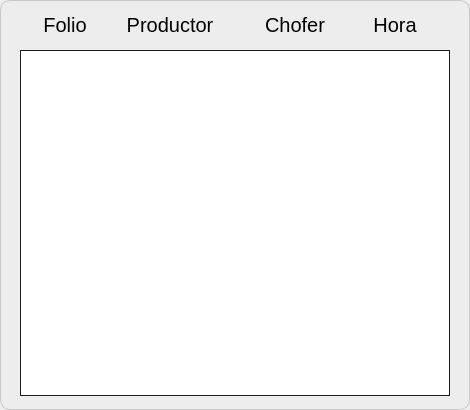
     <widget class="QFrame" name="frame_14">
      <property name="geometry">
       <rect>
        <x>610</x>
        <y>545</y>
        <width>470</width>
        <height>410</height>
       </rect>
      </property>
      <property name="styleSheet">
       <string notr="true">font: 20pt &quot;Bahnschrift&quot;;
border-width:1px;
border-color:rgb(200, 200, 200);
background:rgb(237, 237, 237);
border-style:solid;
border-radius:10px;</string>
      </property>
      <property name="frameShape">
       <enum>QFrame::StyledPanel</enum>
      </property>
      <property name="frameShadow">
       <enum>QFrame::Raised</enum>
      </property>
      <widget class="QTableWidget" name="Tabla_Folios">
       <property name="geometry">
        <rect>
         <x>20</x>
         <y>50</y>
         <width>430</width>
         <height>346</height>
        </rect>
       </property>
       <property name="whatsThis">
        <string>Boletas ingresadas</string>
       </property>
       <property name="styleSheet">
        <string notr="true">border-width:1px;
border-color:rgb(30,30,30);
border-style:solid;
border-radius:0px;
background:white;</string>
       </property>
       <attribute name="verticalHeaderVisible">
        <bool>false</bool>
       </attribute>
      </widget>
      <widget class="QLabel" name="label">
       <property name="geometry">
        <rect>
         <x>30</x>
         <y>9</y>
         <width>70</width>
         <height>31</height>
        </rect>
       </property>
       <property name="styleSheet">
        <string notr="true">font:20px;
border-radius:0px;
background:transparent;
border-color: rgb(237, 237, 237);
border-width:0px;</string>
       </property>
       <property name="text">
        <string>Folio</string>
       </property>
       <property name="alignment">
        <set>Qt::AlignCenter</set>
       </property>
      </widget>
      <widget class="QLabel" name="label_2">
       <property name="geometry">
        <rect>
         <x>110</x>
         <y>9</y>
         <width>120</width>
         <height>31</height>
        </rect>
       </property>
       <property name="styleSheet">
        <string notr="true">font:20px;
border-radius:0px;
background:transparent;
border-color: rgb(237, 237, 237);
border-width:0px;</string>
       </property>
       <property name="text">
        <string>Productor</string>
       </property>
       <property name="alignment">
        <set>Qt::AlignCenter</set>
       </property>
      </widget>
      <widget class="QLabel" name="label_3">
       <property name="geometry">
        <rect>
         <x>250</x>
         <y>9</y>
         <width>90</width>
         <height>31</height>
        </rect>
       </property>
       <property name="styleSheet">
        <string notr="true">font:20px;
border-radius:0px;
background:transparent;
border-color: rgb(237, 237, 237);
border-width:0px;</string>
       </property>
       <property name="text">
        <string>Chofer</string>
       </property>
       <property name="alignment">
        <set>Qt::AlignCenter</set>
       </property>
      </widget>
      <widget class="QLabel" name="label_4">
       <property name="geometry">
        <rect>
         <x>360</x>
         <y>9</y>
         <width>70</width>
         <height>31</height>
        </rect>
       </property>
       <property name="styleSheet">
        <string notr="true">font:20px;
border-radius:0px;
background:transparent;
border-color: rgb(237, 237, 237);
border-width:0px;</string>
       </property>
       <property name="text">
        <string>Hora</string>
       </property>
       <property name="alignment">
        <set>Qt::AlignCenter</set>
       </property>
      </widget>
     </widget>
